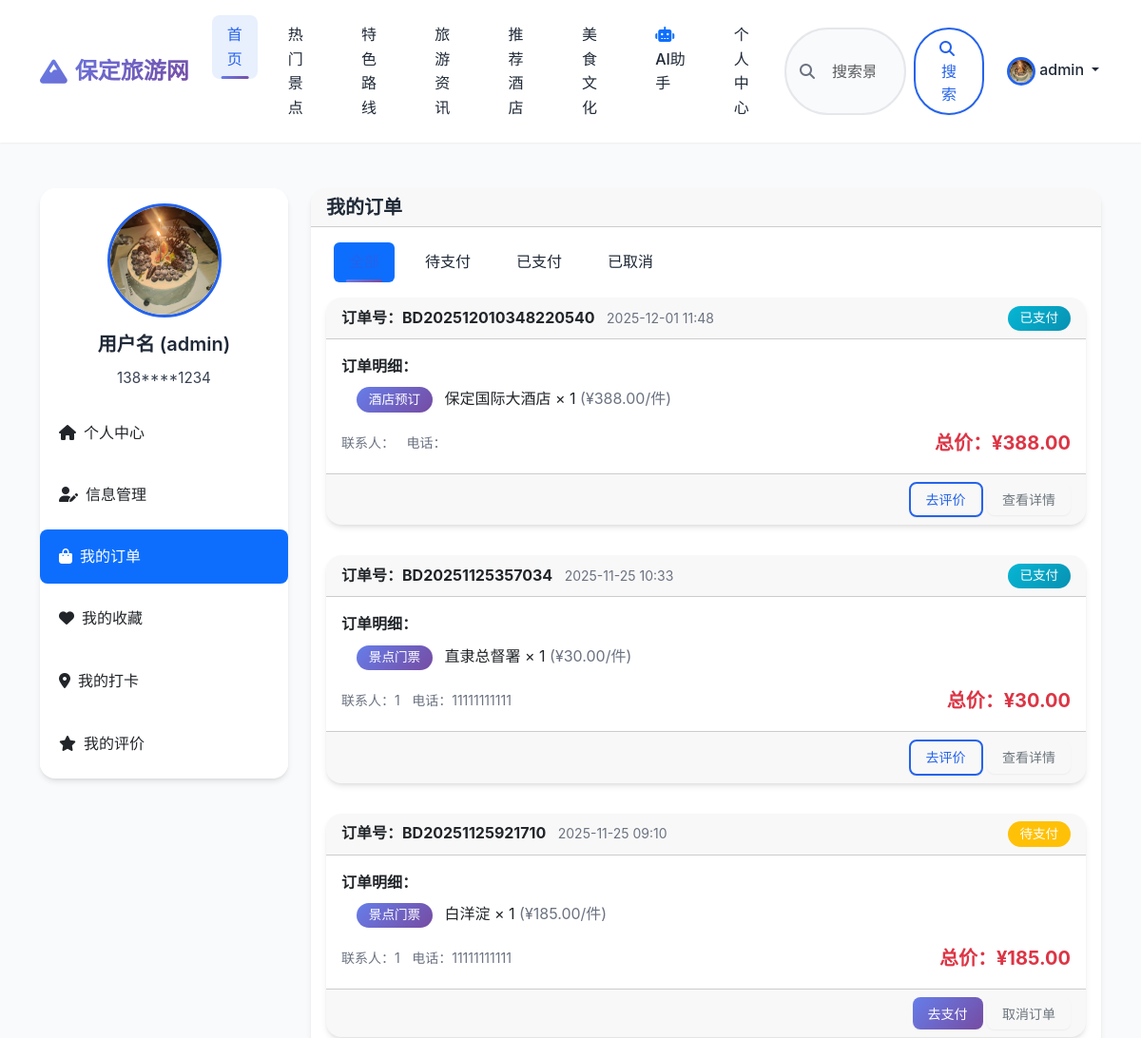
Page /users/orders/ (signed in, upper part) on the earlier database version.
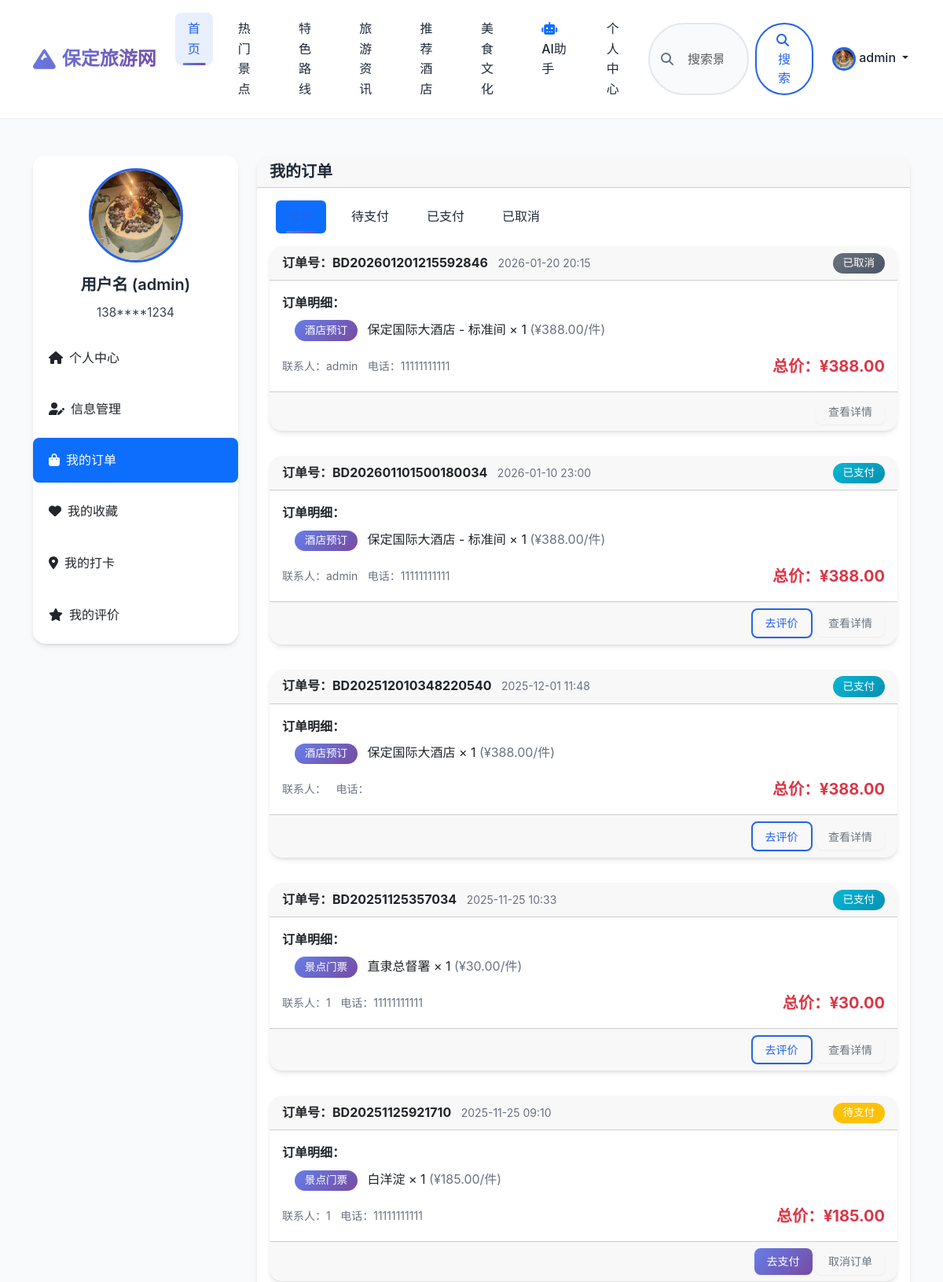
Same page on the later database version.
### apps/orders/models.py (models this page shows, shortened)
class Order(models.Model):
    STATUS_CHOICES = (
        ('pending', '待支付'),
        ('paid', '已支付'),
        ('completed', '已完成'),
        ('cancelled', '已取消'),
    )
    order_sn = models.CharField(max_length=50, unique=True, verbose_name="订单编号")
    user = models.ForeignKey(CustomUser, on_delete=models.PROTECT, verbose_name="下单用户")
    total_amount = models.DecimalField(max_digits=10, decimal_places=2, verbose_name="订单总金额")
    status = models.CharField(max_length=10, choices=STATUS_CHOICES, default='pending', verbose_name="订单状态")
    contact_name = models.CharField(max_length=50, verbose_name="联系人姓名")
    contact_phone = models.CharField(max_length=11, verbose_name="联系人手机")
    created_at = models.DateTimeField(auto_now_add=True, verbose_name="创建时间")
    paid_at = models.DateTimeField(null=True, blank=True, verbose_name="支付时间")
    class Meta:
        verbose_name = "订单"
        verbose_name_plural = verbose_name
        ordering = ['-created_at']

class OrderDetail(models.Model):
    ITEM_TYPE_CHOICES = (
        ('scenic', '景点门票'),
        ('route', '路线报名'),
        ('hotel', '酒店预订'),
    )
    order = models.ForeignKey(Order, related_name='details', on_delete=models.CASCADE, verbose_name="所属订单")
    item_type = models.CharField(max_length=10, choices=ITEM_TYPE_CHOICES, verbose_name="项目类型")
    item_id = models.PositiveIntegerField(verbose_name="项目ID")
    item_name = models.CharField(max_length=100, verbose_name="项目名称")
    price = models.DecimalField(max_digits=10, decimal_places=2, verbose_name="单价")
    quantity = models.PositiveIntegerField(default=1, verbose_name="数量")
    subtotal = models.DecimalField(max_digits=10, decimal_places=2, verbose_name="小计")
    check_in_date = models.DateField(null=True, blank=True, verbose_name="入住日期")
    check_out_date = models.DateField(null=True, blank=True, verbose_name="退房日期")
    class Meta:
        verbose_name = "订单明细"
        verbose_name_plural = verbose_name

### apps/users/views.py (the view)
# urls.py: path('orders/', views.UserOrdersView.as_view(), name='orders'),
class UserOrdersView(LoginRequiredMixin, TemplateView):  # 添加 LoginRequiredMixin
    template_name = "user/orders.html"
    def get_context_data(self, **kwargs):
        context = super().get_context_data(**kwargs)
        orders = Order.objects.filter(user=self.request.user).select_related('user').prefetch_related('details')
        status = self.request.GET.get('status', '')
        if status:
            orders = orders.filter(status=status)
        context['orders'] = orders
        context['selected_status'] = status
        return context

### templates/user/orders.html (shortened to what the changed rows need)
{% extends 'common/base.html' %}
{% load static %}
{% block content %}
<div class="container my-5">
    <div class="row">
        <div class="col-lg-9">
             <div class="card">
                <div class="card-body">
                    <div class="vstack gap-3">
                        {% for order in orders %}
                        <div class="card mb-3">
                            <div class="card-header d-flex justify-content-between align-items-center">
                                <div>
                                    <span class="fw-bold">订单号：{{ order.order_sn }}</span>
                                    <small class="text-muted ms-2">{{ order.created_at|date:"Y-m-d H:i" }}</small>
                                </div>
                                <div>
                                    {% if order.status == 'pending' %}
                                        <span class="badge bg-warning">{{ order.get_status_display }}</span>
                                    {% elif order.status == 'paid' %}
                                        <span class="badge bg-info">{{ order.get_status_display }}</span>
                                    {% elif order.status == 'completed' %}
                                        <span class="badge bg-success">{{ order.get_status_display }}</span>
                                    {% elif order.status == 'cancelled' %}
                                        <span class="badge bg-secondary">{{ order.get_status_display }}</span>
                                    {% endif %}
                                </div>
                            </div>
                            <div class="card-body">
                                <div class="mb-2">
                                    <strong>订单明细：</strong>
                                    <ul class="list-unstyled ms-3 mt-2">
                                        {% for detail in order.details.all %}
                                        <li>
                                            <span class="badge bg-primary me-2">{{ detail.get_item_type_display }}</span>
                                            {{ detail.item_name }} × {{ detail.quantity }}
                                            <span class="text-muted">(¥{{ detail.price }}/件)</span>
                                        </li>
                                        {% endfor %}
                                    </ul>
                                </div>
                                <div class="d-flex justify-content-between align-items-center">
                                    <div>
                                        <small class="text-muted">联系人：{{ order.contact_name }}</small>
                                        <small class="text-muted ms-2">电话：{{ order.contact_phone }}</small>
                                    </div>
                                    <div>
                                        <strong class="text-danger fs-5">总价：¥{{ order.total_amount }}</strong>
                                    </div>
                                </div>
                            </div>
                            <div class="card-footer text-end">
                                {% if order.status == 'pending' %}
                                    <a href="{% url 'orders:payment' order_sn=order.order_sn %}" class="btn btn-sm btn-primary">去支付</a>
                                    <a href="#" class="btn btn-sm btn-outline-secondary btn-cancel-order" data-order-sn="{{ order.order_sn }}">取消订单</a>
                                {% elif order.status == 'paid' %}
                                    <a href="{% url 'orders:review' order_sn=order.order_sn %}" class="btn btn-sm btn-outline-primary">去评价</a>
                                    <a href="{% url 'orders:detail' order_sn=order.order_sn %}" class="btn btn-sm btn-outline-secondary">查看详情</a>
                                {% elif order.status == 'completed' %}
                                    <a href="{% url 'orders:review' order_sn=order.order_sn %}" class="btn btn-sm btn-outline-primary">去评价</a>
                                    <a href="{% url 'orders:detail' order_sn=order.order_sn %}" class="btn btn-sm btn-outline-secondary">查看详情</a>
                                {% else %}
                                    <a href="{% url 'orders:detail' order_sn=order.order_sn %}" class="btn btn-sm btn-outline-secondary">查看详情</a>
                                {% endif %}
                            </div>
                        </div>
                        {% empty %}
                        <div class="card-body text-center">
                            <p>您还没有任何订单。</p>
                        </div>
                        {% endfor %}
                    </div>
                    </div>
            </div>
        </div>
    </div>
</div>
{% endblock %}

Differences in the rows shown:
added Order: order_sn "BD202601201215592846", created_at "2026-01-20 20:15", status "已取消", contact_name "admin", contact_phone "11111111111", total_amount "388.00", shows "查看详情"
added OrderDetail: item_type "酒店预订", item_name "保定国际大酒店 - 标准间", quantity "1", price "388.00", shown under "BD202601201215592846"
added Order: order_sn "BD202601101500180034", created_at "2026-01-10 23:00", status "已支付", contact_name "admin", contact_phone "11111111111", total_amount "388.00", shows "去评价"
added OrderDetail: item_type "酒店预订", item_name "保定国际大酒店 - 标准间", quantity "1", price "388.00", shown under "BD202601101500180034"
